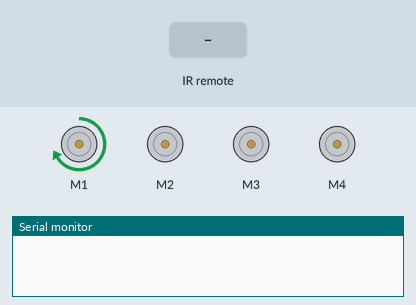
Recording of a sketch running on a simulated Arduino Uno, built with avr-gcc and run on an emulated ATmega328P. On the bench: 4 × DC motor (green arrow = forward, orange = backward, longer = faster), the last lines printed to the serial monitor. The inputs (shaded band) are chosen by the test bench. Random numbers use the default seed unless the sketch sets one.

Above: at 2.0 s.
2.1 s: infrared code 0xFF18E7 received
At 2.5 s:
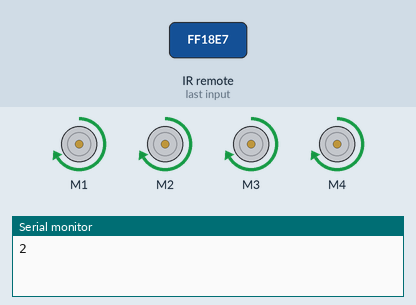
3.6 s: infrared code 0xFF10EF received
At 4.8 s:
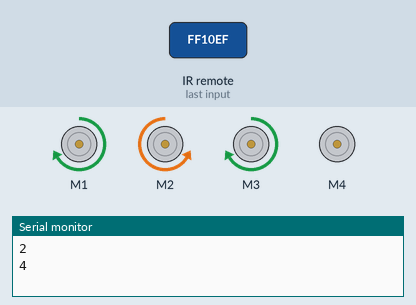
5.1 s: infrared code 0xFF38C7 received
At 6.1 s:
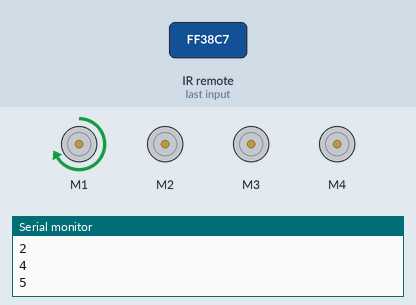
6.6 s: infrared code 0xFF5AA5 received
At 7.2 s:
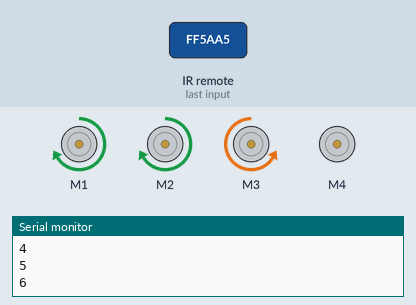
8.1 s: infrared code 0xFF4AB5 received
At 9.5 s:
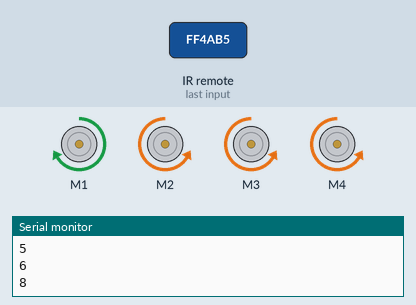
Timing chart, 0 to 10.6 s (numbered marks = the images above; inputs shaded):
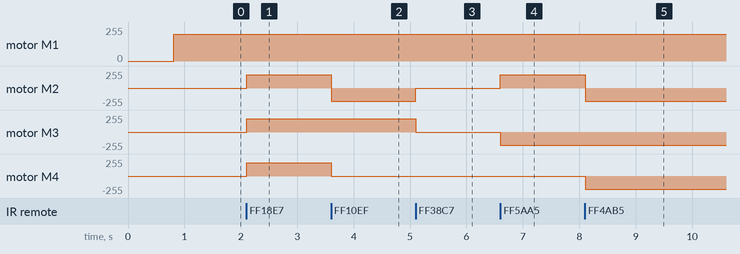

Measured:
- after the input at 2.1 s, motor M2–4: stopped → forward 200/255 at once
- after the input at 3.6 s, motor M2: forward 200/255 → backward 200/255 at once; motor M4: forward 200/255 → stopped at once
- after the input at 5.1 s, motor M2: backward 200/255 → stopped at once; motor M3: forward 200/255 → stopped at once
- after the input at 6.6 s, motor M2: stopped → forward 200/255 at once; motor M3: stopped → backward 200/255 at once
- after the input at 8.1 s, motor M2: forward 200/255 → backward 200/255 at once; motor M4: stopped → backward 200/255 at once

The sketch:

4_wheeled_robot_with_remote.ino
```cpp
#include <IRremote.h>
#include <AFMotor.h>


int RECV_PIN = 3;
IRrecv irrecv(RECV_PIN);
decode_results results;
unsigned long key_value = 0;
// DC motor on M1 and M2
AF_DCMotor motor1(1);
AF_DCMotor motor2(2);
AF_DCMotor motor3(3);
AF_DCMotor motor4(4);

void setup() {

  delay(random(500, 2000));  // delay for random time
  Serial.begin(9600);
  // turn on motor #1, #2, #3 and #4
  motor1.setSpeed(200);
  motor1.run(RELEASE);
  motor2.setSpeed(200);
  motor2.run(RELEASE);
  motor3.setSpeed(200);
  motor3.run(RELEASE);
  motor4.setSpeed(200);
  motor4.run(RELEASE);


  //  servo.attach(servoPin);           //attach servoPin to servo object
  irrecv.enableIRIn();

  irrecv.blink13(true);
}

void loop() {

motor1.run(FORWARD);

  if (irrecv.decode(&results)) {
    if (results.value == 0XFFFFFFFF)
      //          results.value = key_value;
      Serial.println(results.value, HEX);

    switch (results.value) {

      case 0xFF18E7: //When the 2 button is clicked on the remote

        Serial.println("2");

        //Move forward
        motor1.run(FORWARD);
        motor2.run(FORWARD);
        motor3.run(FORWARD);
        motor4.run(FORWARD);


        break ;


      case 0xFF10EF:  //When the 4 button is clicked on the remote

        Serial.println("4");
        // Turn left
        motor1.run(RELEASE);
        motor2.run(RELEASE);
        motor3.run(RELEASE);
        motor4.run(RELEASE);
        motor1.run(RELEASE);
        motor2.run(BACKWARD);
        motor3.run(FORWARD);
        motor4.run(RELEASE);

        break ;

      case 0xFF38C7:  //When the 4 button is clicked on the remote

        Serial.println("5");
        // STOP
        motor1.run(RELEASE);
        motor2.run(RELEASE);
        motor3.run(RELEASE);
        motor4.run(RELEASE);

        break ;


      case 0xFF5AA5: //When the 6 button is clicked on the remote

        Serial.println("6");
        // turn right
        motor1.run(RELEASE);
        motor2.run(RELEASE);
        motor3.run(RELEASE);
        motor4.run(RELEASE);
        motor1.run(RELEASE);
        motor2.run(FORWARD);
        motor3.run(BACKWARD);
        motor4.run(RELEASE);

        break ;


      case 0xFF4AB5:
        //move backward
        Serial.println("8");
        motor1.run(RELEASE);
        motor2.run(RELEASE);
        motor3.run(RELEASE);
        motor4.run(RELEASE);

        motor1.run(BACKWARD);
        motor2.run(BACKWARD);
        motor3.run(BACKWARD);
        motor4.run(BACKWARD);

        break ;


    }


    //key_value = results.value;

    irrecv.resume();


  }


  // else {
  //   //no movement
  //           //For left motor
  //   digitalWrite(IN3, LOW);
  //   digitalWrite(IN4, LOW);
  //   digitalWrite(enA, 0);

  //   //for right motor
  //    digitalWrite(IN1, LOW);
  //   digitalWrite(IN2, LOW);
  //   digitalWrite(enB, 0);
  // }
}
```
